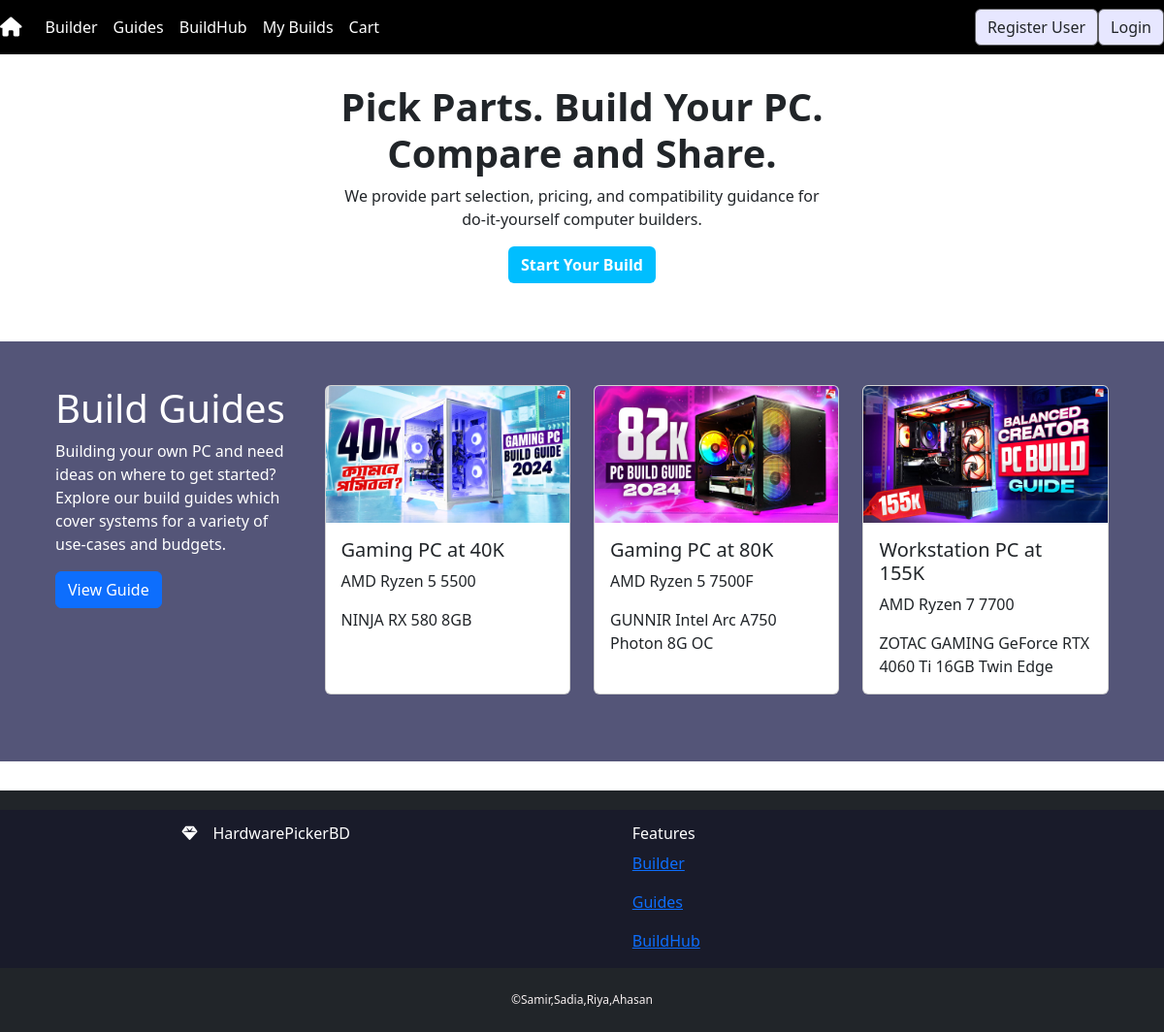
The page / on the database its author committed.
### guides/models.py (models this page shows, shortened)
class Guides(models.Model):
    image = models.ImageField(upload_to='images/', null=True, blank=True)
    title = models.CharField(max_length=200)
    cpu = models.TextField()
    cpu_cooler = models.TextField()
    motherboard = models.TextField()
    memory = models.TextField()
    storage = models.TextField()
    gpu = models.TextField()
    psu = models.TextField()
    case = models.TextField()

### djangoProject2/views.py (the view)
# urls.py: path('', views.home, name='home'),
def home(request):
    guides = Guides.objects.all()[:3]
    return render(request, 'components/home.html', {'guides': guides})

### templates/components/home.html
{% extends 'base.html' %}
{% load static %}
{% block content %}
    <section>
        <div class="container">
            <div class="build">
                <h1>Pick Parts. Build Your PC. <br> Compare and Share.</h1>
                <p>We provide part selection, pricing, and compatibility guidance for <br> do-it-yourself computer builders.</p>
                <a href="{% url 'cpu' %}" class="btn">Start Your Build</a>
            </div>
        </div>
    </section>
<section>
    <div class="guid">
        <div class="container">
            <div class="row">
                <div class="col-md-3">
                    <h1 style="color: #fff;">Build Guides</h1>
                    <p style="color: #fff;">
                        Building your own PC and need ideas on where to get started? Explore our build guides
                        which cover systems for a variety of use-cases and budgets.
                    </p>
                    <a href="{% url 'guide_list' %}" class="btn btn-primary">View Guide</a>
                </div>
                <div class="col-md-9">
                    <div class="row">
                        {% for guide in guides %}
                        <div class="col-md-4 mb-4">
                            <div class="card h-100">
                                {% if guide.image %}
                                <img src="{{ guide.image.url }}" class="card-img-top" alt="{{ guide.title }}" style="max-height: 200px; object-fit: cover;">
                                {% endif %}
                                <div class="card-body">
                                    <h5 class="card-title">{{ guide.title }}</h5>
                                    <p class="card-text"><strong></strong> {{ guide.cpu }}</p>
                                    <p class="card-text"><strong></strong> {{ guide.gpu }}</p>
                                </div>
                            </div>
                        </div>
                        {% endfor %}
                    </div>
                </div>
            </div>
        </div>
    </div>
</section>
{% endblock %}

### static/css/style.css (style rules this page uses)
* { margin: 0; padding: 0; }
.build { text-align: center; padding: 30px 0; }
.build h1 { font-weight: 700; }
.build .btn { background-color: #00beff; color: white; font-weight: 600; }
.guid { background-color: #545578; padding: 45px; margin: 30px 0; }

### rows shown on the page
Guides: image (picture), title "Gaming PC at 40K", cpu "AMD Ryzen 5 5500", gpu "NINJA RX 580 8GB"
Guides: image (picture), title "Gaming PC at 80K", cpu "AMD Ryzen 5 7500F", gpu "GUNNIR Intel Arc A750 Photon 8G OC"
Guides: image (picture), title "Workstation PC at 155K", cpu "AMD Ryzen 7 7700", gpu "ZOTAC GAMING GeForce RTX 4060 Ti 16GB Twin Edge"
